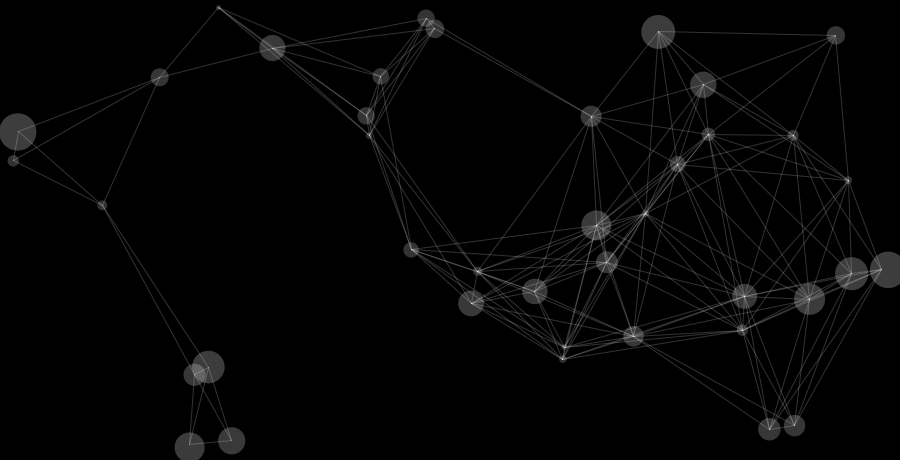
Frame 1 (no input)
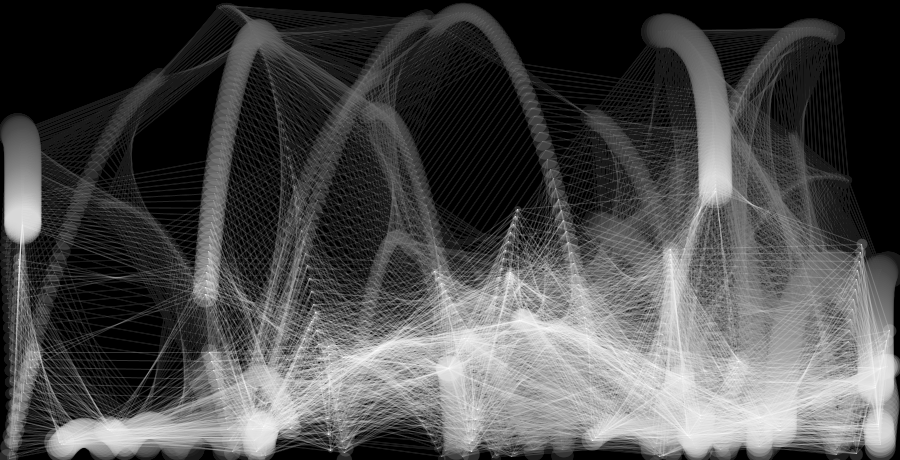
Frame 60 (the mouse pressed at the canvas centre just before this capture)
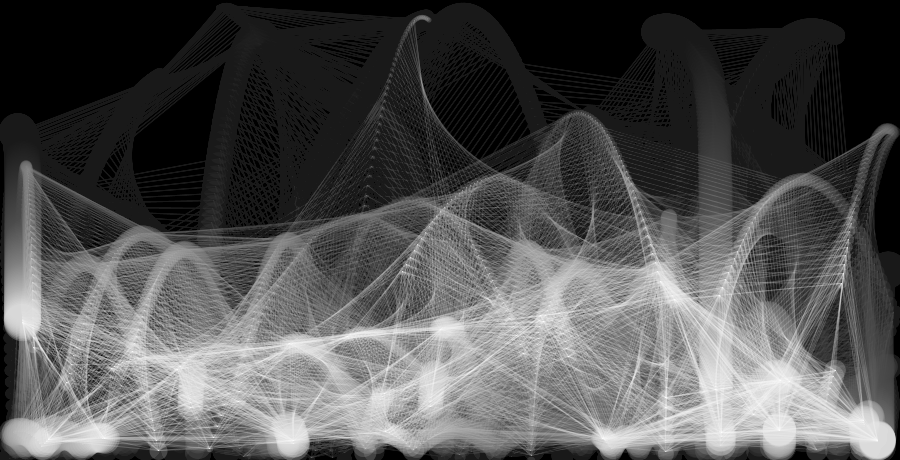
Frame 120 (the mouse held since frame 60 and released just before this capture)

The Processing sketch that drew these frames (run headless with seeded random() and noise(); from frame 60 on, the mouse is pressed at the canvas centre):

// Processing sketch: processing_36603
// ── processing_36603.pde

//
//nodeGarden by allonestring, remix by scratchisthebest
//Licensed under Creative Commons Attribution-Share Alike 3.0 and GNU GPL license.
//Work: http://openprocessing.org/visuals/?visualID=30779 <-- go there, it's really cool!
//License: 
//http://creativecommons.org/licenses/by-sa/3.0/
//http://creativecommons.org/licenses/GPL/2.0/

// Ball class
class Ball
{
  PVector position;
  PVector velocity;
  float radius;
  color colour;
   
  float mass = 1.0; //1.0;
  float gravity = 0.2;
  float bounce = 1.0; // default = -0.6
   
  
  // default constructor
/*  Ball()
  {
  }*/
 
  Ball(PVector position, PVector velocity, float radius, color colour)
  {
    this.position = position;
    this.velocity = velocity;
    this.radius = radius;
    this.colour = colour;
  }
   
  void move()
  {
    velocity.y += gravity;
    velocity.y += 0.1;
    position.y += velocity.y;
    position.x += velocity.x;
  }
   
  void display()
  {
    fill(colour);
    ellipse(position.x, position.y, radius * 2, radius * 2);
  }
}
void checkCollision(Ball ball0, Ball ball1)
{
}
 
PVector rotateC(float x, float y, float sine, float cosine, boolean anticlock)
{
  PVector result = new PVector(0, 0);
   
  if(anticlock)
  {
    result.x = x * cosine + y * sine;
    result.y = y * cosine - x * sine;
  }
  else
  {
    result.x = x * cosine - y * sine;
    result.y = y * cosine + x * sine;
  }
  return result;
}
void checkWalls(Ball ball)
{
  if(ball.position.x + ball.radius > width)
  {
    ball.position.x = width - ball.radius;
    ball.velocity.x *= ball.bounce;
  }
  else if(ball.position.x < ball.radius)
  {
    ball.position.x = ball.radius;
    ball.velocity.x *= ball.bounce;
  }
  else if(ball.position.y > height - ball.radius)
  {
    ball.position.y = height - ball.radius;
    ball.velocity.y *= ball.bounce;
  }
  else if(ball.position.y < ball.radius)
  {
    ball.position.y = ball.radius;
    ball.velocity.y *= ball.bounce;
  }
} 
// nodeGarden using vectors
int numBalls = 40;
Ball[]balls = new Ball[numBalls];
color[]colours = new color[numBalls];
int minRadius = 2;
int maxRadius = 20;
 
void setup()
{
  size(900, 460);
  background(0);
  smooth();
  noStroke();
  for(int i = 0; i < numBalls; i++)
  {
    float radius = random(minRadius, maxRadius);
    colours[i] = color(230, radius + 50);
    PVector startPosition = new PVector(random(width), random(height));
    PVector startVelocity = new PVector(random(-4, 4), random(-4, 4));
    balls[i] = new Ball(startPosition, startVelocity, radius, colours[i]);
    balls[i].bounce = -1;
    balls[i].mass = radius / 5;
  }
}
void draw()
{
  noStroke();
  fill(0, 5);
  rect(0,0,width,height);
  for(int i = 0; i < numBalls; i++)
  {
    balls[i].move();
    balls[i].display();
    checkWalls(balls[i]);
    balls[i].velocity.limit(maxRadius - balls[i].radius);
  }
  for(int i = 0; i < numBalls - 1; i++)
  {
    for(int j = i + 1; j < numBalls; j++)
    {
      checkCollision(balls[i], balls[j]);
      spring(balls[i], balls[j]);
    }
  }
}
float minDist = 200;
float springAmount = 0.00001;
 
void spring(Ball ballA, Ball ballB)
{
  float dx = ballA.position.x - ballB.position.x;
  float dy = ballA.position.y - ballB.position.y;
  float dist = sqrt(dx*dx + dy*dy);
   
  if(dist < minDist)
  {
    PVector a = new PVector(dx * springAmount, dy * springAmount);
    //float ax = dx * springAmount;
    //float ay = dy * springAmount;
    ballA.velocity.x += a.x / ballA.mass;
    ballA.velocity.y += a.y / ballA.mass;
    ballB.velocity.x -= a.x / ballB.mass;
    ballB.velocity.y -= a.y / ballB.mass;
     
    strokeWeight(1);
    stroke(255,50);
    line(ballA.position.x, ballA.position.y, ballB.position.x, ballB.position.y);
     
  }
}
void wrapWalls(Ball ball)
{
  if(ball.position.x > width)
  {
    ball.position.x = 0;
  }
  else if(ball.position.x < 0)
  {
    ball.position.x = width;
  }
  if(ball.position.y > height)
  {
    ball.position.y = 0;
  }
  else if(ball.position.y < 0)
  {
    ball.position.y = height;
  }
}    
                                                                
